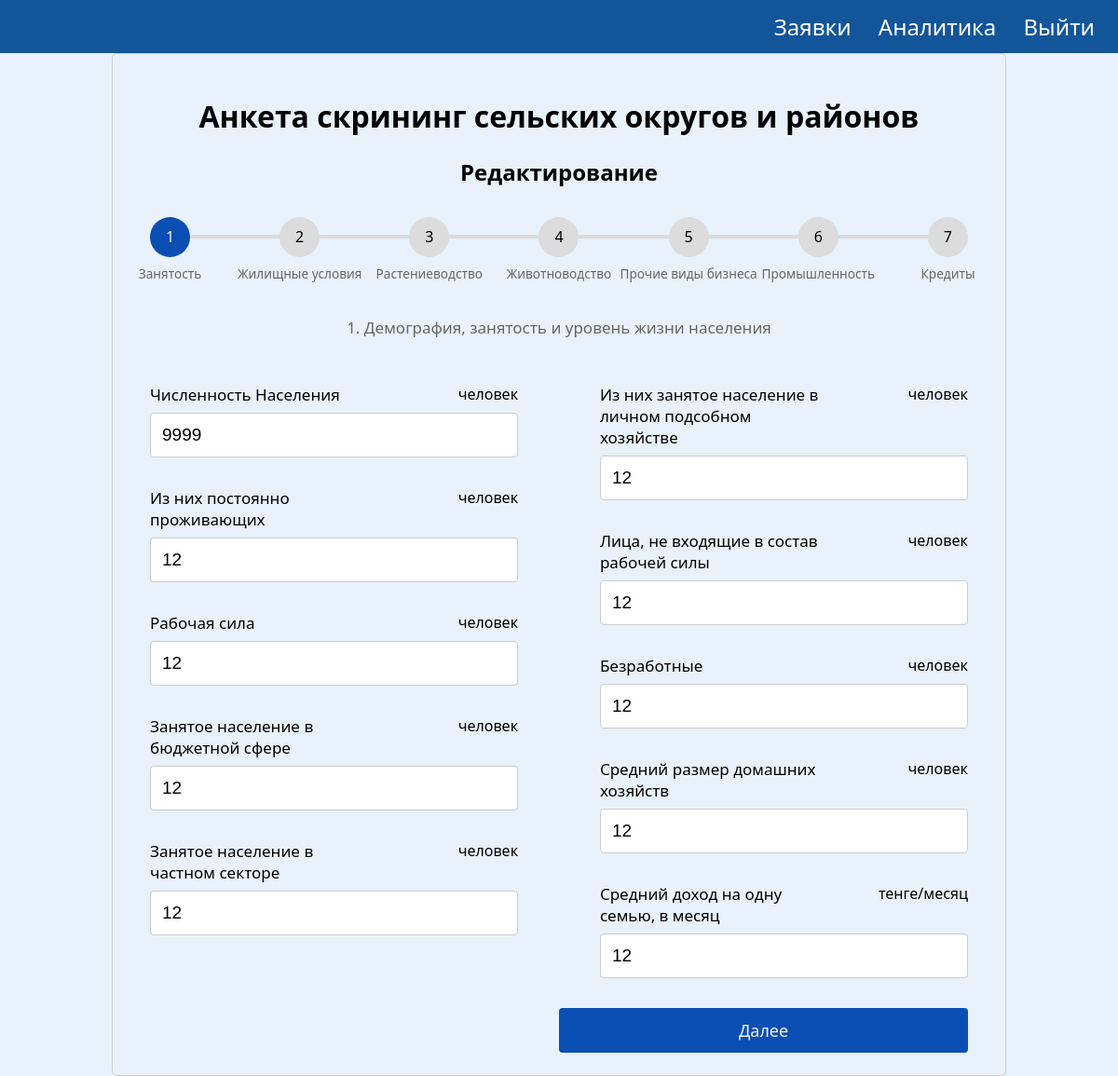
The app's page /account/3/edit (signed in) with its own data.
### app/models.py (models this page shows)
class Form(db.Model):
   id = db.Column(db.Integer, primary_key = True)
   user_id = db.Column(db.Integer, db.ForeignKey('user.id'))
   user = relationship("User",backref="forms")
   kato_2 = db.Column(db.String(1024))
   kato_2_name = db.Column(db.String(1024))
   kato_4 = db.Column(db.String(1024))
   kato_4_name = db.Column(db.String(1024))
   kato_6 = db.Column(db.String(1024))
   kato_6_name = db.Column(db.String(1024))
   form_year = db.Column(db.String(1024))
   labour_population = db.Column(db.Integer)
   labour_constant_population = db.Column(db.Integer)
   labour_labour = db.Column(db.Integer)
   labour_government_workers = db.Column(db.Integer)
   labour_private_labour = db.Column(db.Integer)
   labour_private_ogorod = db.Column(db.Integer)
   labour_total_econ_inactive_population = db.Column(db.Integer)
   labour_unemployed = db.Column(db.Integer)
   labour_household_size = db.Column(db.Integer)
   labour_average_income_family = db.Column(db.Integer)
   house_total_dvor = db.Column(db.Integer)
   house_zaselen_dvor = db.Column(db.Integer)
   dh_count = db.Column(db.Integer)
   dx_number_ogorodov = db.Column(db.Integer)
   dx_cx_land = db.Column(db.Numeric(30, 2))
   dx_pashnya = db.Column(db.Numeric(30, 2))
   dx_mnogoletnie = db.Column(db.Numeric(30, 2))
   dx_zelej = db.Column(db.Numeric(30, 2))
   dx_pastbishe = db.Column(db.Numeric(30, 2))
   dx_senokosy = db.Column(db.Numeric(30, 2))
   dx_ogorody = db.Column(db.Numeric(30, 2))
   dx_sad = db.Column(db.Numeric(30, 2))
   dx_urojai = db.Column(db.Numeric(30, 2))
   dx_cucumber = db.Column(db.Numeric(30, 2))
   dx_tomato = db.Column(db.Numeric(30, 2))
   dx_potato = db.Column(db.Numeric(30, 2))
   dx_kapusta = db.Column(db.Numeric(30, 2))
   dx_carrot = db.Column(db.Numeric(30, 2))
   dx_svekla = db.Column(db.Numeric(30, 2))
   dx_sweet_peper = db.Column(db.Numeric(30, 2))
   dx_baklajan = db.Column(db.Numeric(30, 2))
   dx_kabachek = db.Column(db.Numeric(30, 2))
   dx_onion = db.Column(db.Numeric(30, 2))
   dx_chesnok = db.Column(db.Numeric(30, 2))
   dx_redis = db.Column(db.Numeric(30, 2))
   dx_korm = db.Column(db.Numeric(30, 2))
   dx_fruits = db.Column(db.Numeric(30, 2))
   kx_amount = db.Column(db.Integer)
   kz_cx_land = db.Column(db.Numeric(30, 2))
   kx_pansya = db.Column(db.Numeric(30, 2))
   kx_mnogoletnie = db.Column(db.Numeric(30, 2))
   kx_zelej = db.Column(db.Numeric(30, 2))
   kx_pastbishe = db.Column(db.Numeric(30, 2))
   kx_senokosy = db.Column(db.Numeric(30, 2))
   kx_urojai = db.Column(db.Numeric(30, 2))
   kx_zerno = db.Column(db.Numeric(30, 2))
   kx_rice = db.Column(db.Numeric(30, 2))
   kx_maslichnye = db.Column(db.Numeric(30, 2))
   kx_korm = db.Column(db.Numeric(30, 2))
   kx_mnogoletnie_derevo = db.Column(db.Numeric(30, 2))
   kz_cx_land_reserve = db.Column(db.Numeric(30, 2))
   kx_pansya_reserve = db.Column(db.Numeric(30, 2))
   kx_mnogoletnie_reserve = db.Column(db.Numeric(30, 2))
   kx_zelej_reserve = db.Column(db.Numeric(30, 2))
   kx_pastbishe_reserve = db.Column(db.Numeric(30, 2))
   kx_senokosy_reserve = db.Column(db.Numeric(30, 2))
   infrastructure_polivochnaya_sistema_ = db.Column(db.Integer)
   infrastructure_polivochnaya_sistema_isused = db.Column(db.Integer)
   infrastructure_polivy = db.Column(db.Numeric(30, 2))
   infrastructure_mtm = db.Column(db.Integer)
   infrastructure_mtm_isused = db.Column(db.Integer)
   infrastructure_slad = db.Column(db.Integer)
   infrastructure_slad_isused = db.Column(db.Integer)
   infrastructure_garage = db.Column(db.Integer)
   infrastructure_garage_isused = db.Column(db.Integer)
   infrastructure_cycsterny = db.Column(db.Integer)
   infrastructure_cycsterny_isused = db.Column(db.Integer)
   infrastructure_transformator = db.Column(db.Integer)
   infrastructure_transformator_isused = db.Column(db.Integer)
   specialization_rastenivodstvo = db.Column(db.String(1024))
   animal_dvor = db.Column(db.Integer)
   animal_skot_bird = db.Column(db.Integer)
   animal_cx_land = db.Column(db.Numeric(30, 2))
   animal_pashnya = db.Column(db.Numeric(30, 2))
   animal_mnogolet = db.Column(db.Numeric(30, 2))
   animal_zalej = db.Column(db.Numeric(30, 2))
   animal_pastbisha = db.Column(db.Numeric(30, 2))
   animal_senokos = db.Column(db.Numeric(30, 2))
   animal_ogorod = db.Column(db.Numeric(30, 2))
   animal_sad = db.Column(db.Numeric(30, 2))
   animal_krs_milk = db.Column(db.Integer)
   animal_krs_meat = db.Column(db.Integer)
   animal_sheep = db.Column(db.Integer)
   animal_kozel = db.Column(db.Integer)
   animal_horse = db.Column(db.Integer)
   animal_camel = db.Column(db.Integer)
   animal_pig = db.Column(db.Integer)
   animal_chicken = db.Column(db.Integer)
   animal_gusi = db.Column(db.Integer)
   animal_duck = db.Column(db.Integer)
   animal_induk = db.Column(db.Integer)
   animal_mik_total = db.Column(db.Numeric(30, 2))
   animal_milk_cow = db.Column(db.Numeric(30, 2))
   animal_milkrate_cow = db.Column(db.Numeric(30, 2))
   animal_mil_kozel = db.Column(db.Numeric(30, 2))
   animal_milrate_kozel = db.Column(db.Numeric(30, 2))
   animal_milk_horse = db.Column(db.Numeric(30, 2))
   animal_milkrate_horse = db.Column(db.Numeric(30, 2))
   animal_milk_camel = db.Column(db.Numeric(30, 2))
   animal_milkrate_camel = db.Column(db.Numeric(30, 2))
   animal_meat_total = db.Column(db.Numeric(30, 2))
   animal_meat_cow = db.Column(db.Numeric(30, 2))
   animal_meat_sheep = db.Column(db.Numeric(30, 2))
   animal_meat_horse = db.Column(db.Numeric(30, 2))
   animal_meat_pig = db.Column(db.Numeric(30, 2))
   animal_meat_camel = db.Column(db.Numeric(30, 2))
   animal_meat_chicken = db.Column(db.Numeric(30, 2))
   animal_meat_duck = db.Column(db.Numeric(30, 2))
   animal_meat_gusi = db.Column(db.Numeric(30, 2))
   animal_egg_total = db.Column(db.Integer)
   animal_egg_chicken = db.Column(db.Integer)
   animal_egg_gusi = db.Column(db.Integer)
   animal_egg_perepel = db.Column(db.Integer)
   animal_transformator = db.Column(db.Integer)
   animal_transformator_isused = db.Column(db.Integer)
   specialization_animal = db.Column(db.String(1024))
   noncx_sto = db.Column(db.Integer)
   noncx_sto_needs = db.Column(db.Integer)
   noncx_kindergarden = db.Column(db.Integer)
   noncx_kindergarden_needs = db.Column(db.Integer)
   noncx_souvenier = db.Column(db.Integer)
   noncx_souvenier_needs = db.Column(db.Integer)
   noncx_pc_service = db.Column(db.Integer)
   noncx_pc_service_needs = db.Column(db.Integer)
   noncx_store = db.Column(db.Integer)
   noncx_store_needs = db.Column(db.Integer)
   noncx_remont_bytovoi_tech = db.Column(db.Integer)
   noncx_remont_bytovoi_tech_needs = db.Column(db.Integer)
   noncx_metal = db.Column(db.Integer)
   noncx_metal_needs = db.Column(db.Integer)
   noncx_accounting = db.Column(db.Integer)
   noncx_accounting_needs = db.Column(db.Integer)
   noncx_photo = db.Column(db.Integer)
   noncx_photo_needs = db.Column(db.Integer)
   noncx_turism = db.Column(db.Integer)
   noncx_turism_needs = db.Column(db.Integer)
   noncx_rent = db.Column(db.Integer)
   noncx_rent_needs = db.Column(db.Integer)
   noncx_cargo = db.Column(db.Integer)
   noncx_cargo_needs = db.Column(db.Integer)
   noncx_massage = db.Column(db.Integer)
   noncx_massage_needs = db.Column(db.Integer)
   noncx_foodcourt = db.Column(db.Integer)
   noncx_foodcourt_needs = db.Column(db.Integer)
   noncx_cleaning = db.Column(db.Integer)
   noncx_cleaning_needs = db.Column(db.Integer)
   noncx_beuty = db.Column(db.Integer)
   noncx_beuty_needs = db.Column(db.Integer)
   noncx_carwash = db.Column(db.Integer)
   noncx_carwash_needs = db.Column(db.Integer)
   noncx_atelie = db.Column(db.Integer)
   noncx_atelie_needs = db.Column(db.Integer)
   noncx_others = db.Column(db.Integer)
   noncx_others_needs = db.Column(db.Integer)
   noncx_stroika = db.Column(db.Integer)
   noncx_stroika_needs = db.Column(db.Integer)
   noncx_mebel = db.Column(db.Integer)
   noncx_mebel_needs = db.Column(db.Integer)
   noncx_stroi_material = db.Column(db.Integer)
   noncx_stroi_material_needs = db.Column(db.Integer)
   noncx_svarka = db.Column(db.Integer)
   noncx_svarka_needs = db.Column(db.Integer)
   noncx_woodworking = db.Column(db.Integer)
   noncx_woodworking_needs = db.Column(db.Integer)
   noncx_others_uslugi = db.Column(db.Integer)
   noncx_others_needs_uslugi = db.Column(db.Integer)
   manufacture_milk = db.Column(db.Numeric(30, 2))
   manufacture_milk_needs = db.Column(db.Numeric(30, 2))
   manufacture_meat = db.Column(db.Numeric(30, 2))
   manufacture_meat_needs = db.Column(db.Numeric(30, 2))
   manufacture_vegetables = db.Column(db.Numeric(30, 2))  # Corrected typo
   manufacture_vegetables_needs = db.Column(db.Numeric(30, 2))  # Corrected typo
   manufacture_mayo = db.Column(db.Numeric(30, 2))
   manufacture_mayo_needs = db.Column(db.Numeric(30, 2))
   manufacture_fish = db.Column(db.Numeric(30, 2))
   manufacture_fish_needs = db.Column(db.Numeric(30, 2))
   manufacture_choco = db.Column(db.Numeric(30, 2))
   manufacture_choco_needs = db.Column(db.Numeric(30, 2))
   manufacture_beer = db.Column(db.Numeric(30, 2))
   manufacture_beer_needs = db.Column(db.Numeric(30, 2))
   manufacture_vodka = db.Column(db.Numeric(30, 2))
   manufacture_vodka_needs = db.Column(db.Numeric(30, 2))
   manufacture_honey = db.Column(db.Numeric(30, 2))
   manufacture_honey_needs = db.Column(db.Numeric(30, 2))
   manufacture_polufabricat = db.Column(db.Numeric(30, 2))
   manufacture_polufabricat_needs = db.Column(db.Numeric(30, 2))
   manufacture_bread = db.Column(db.Numeric(30, 2))
   manufacture_bread_needs = db.Column(db.Numeric(30, 2))
   manufacture_others = db.Column(db.Numeric(30, 2))
   manufacture_others_needs = db.Column(db.Numeric(30, 2))
   credit_amount = db.Column(db.Integer)
   credit_total = db.Column(db.Integer)
   credit_average_total = db.Column(db.Integer)
   credit_zalog = db.Column(db.Numeric(30, 2))
   modified_date = db.Column(db.DateTime(timezone=True), default=datetime.now(timezone(timedelta(hours=6))), onupdate=datetime.now(timezone(timedelta(hours=6))))
   creation_date = db.Column(db.DateTime(timezone=True), default=datetime.now(timezone(timedelta(hours=6))))

### app/routes.py (the view, shortened to what this page needs)
@app.route('/account/<int:id>/edit', methods=['POST', 'GET'])
@login_required
def edit_form(id):
    formdata = Form.query.filter_by(id=id).first()
    form = FormDataForm(obj=formdata)
    if request.method == 'GET':
        return render_template('edit_form.html', form=form, user=current_user, measurement_units=measurement_units, formdata=formdata)

### app/models.py (called while the page is built)
@login_manager.user_loader
def load_user(user_id):
   return User.query.get(int(user_id))

### app/templates/edit_form.html (shortened to what this page needs)
{% extends "base.html" %} {% block title %}Форма отчетности МСХ{% endblock %}
{% block content %}
<link rel="stylesheet" href="{{ url_for('static', filename='ms_form.css') }}" />
<body>
  <form action="#" class="form" method="POST">
    <h1 class="text-center">Анкета скрининг сельских округов и районов</h1>
    <h2 class="text-center">Редактирование</h2>
    <div class="progressbar">
      <div class="progress-step progress-step-active" data-title="Занятость"></div>
      <div class="progress-step" data-title="Жилищные условия"></div>
      <div class="progress-step" data-title="Растениеводство"></div>
      <div class="progress-step" data-title="Животноводство"></div>
      <div class="progress-step" data-title="Прочие виды бизнеса"></div>
      <div class="progress-step" data-title="Промышленность"></div>
      <div class="progress-step" data-title="Кредиты"></div>
    </div>
    <div class="form-step form-step-active">
      <p class="step-title">1. Демография, занятость и уровень жизни населения</p>
      <div class="input-columns">
        <div class="subform">
          <div class="input-group">
            <div class="label">
              {{ form.labour_population.label }}
              {{ measurement_units['human'] }}
            </div>
            {{ form.labour_population }}
          </div>
          <div class="input-group">
            <div class="label">
              {{ form.labour_constant_population.label }}
              {{ measurement_units['human'] }}
            </div>
            {{ form.labour_constant_population }}
          </div>
          <div class="input-group">
            <div class="label">
              {{ form.labour_labour.label }}
              {{ measurement_units['human'] }}
            </div>
            {{ form.labour_labour }}
          </div>
          <div class="input-group">
            <div class="label">
              {{ form.labour_government_workers.label }}
              {{ measurement_units['human'] }}
            </div>
            {{ form.labour_government_workers }}
          </div>
          <div class="input-group">
            <div class="label">
              {{ form.labour_private_labour.label }}
              {{ measurement_units['human'] }}
            </div>
            {{ form.labour_private_labour }}
          </div>
        </div>
        <div class="subform">
          <div class="input-group">
            <div class="label">
              {{ form.labour_private_ogorod.label }}
              {{ measurement_units['human'] }}
            </div>
            {{ form.labour_private_ogorod }}
          </div>
          <div class="input-group">
            <div class="label">
              {{ form.labour_total_econ_inactive_population.label }}
              {{ measurement_units['human'] }}
            </div>
            {{ form.labour_total_econ_inactive_population }}
          </div>
          <div class="input-group">
            <div class="label">
              {{ form.labour_unemployed.label }}
              {{ measurement_units['human'] }}
            </div>
            {{ form.labour_unemployed }}
          </div>
          <div class="input-group">
            <div class="label">
              {{ form.labour_household_size.label }}
              {{ measurement_units['human'] }}
            </div>
            {{ form.labour_household_size }}
          </div>
          <div class="input-group">
            <div class="label">
              {{ form.labour_average_income_family.label }}
              {{ measurement_units['tg/m'] }}
            </div>
            {{ form.labour_average_income_family }}
          </div>
        </div>
      </div>
      <div class="">
        <a href="#" class="btn btn-next width-50 ml-auto">Далее</a>
      </div>
    </div>
  </form>
</body>
{% endblock %}

### app/static/base.css (style rules this page uses)
body { margin: 0; background-color: rgba(215, 231, 248, 0.53); font-family: Montserrat, "Segoe UI", Tahoma, Geneva, Verdana, sans-serif; }

### app/static/ms_form.css (style rules this page uses)
:root { --primary-color: rgb(11, 78, 179); }
*, *::before, *::after { box-sizing: border-box; }
body { font-family: Montserrat, "Segoe UI", Tahoma, Geneva, Verdana, sans-serif; margin: 0; display: grid; place-items: center; min-height: 100vh; }
label { display: block; margin-bottom: 0.5rem; width: 60%; }
.label { display: flex; width: 100%; justify-content: space-between; }
input { display: block; font-size: 19px; width: 100%; padding: 0.75rem; border: 1px solid #ccc; border-radius: 0.25rem; }
label { font-size: 17px; }
.width-50 { width: 50%; }
.ml-auto { margin-left: auto; }
.text-center { text-align: center; }
.progressbar { position: relative; display: flex; justify-content: space-between; counter-reset: step; margin: 2rem 0 4rem; }
.progressbar::before, .progress { content: ""; position: absolute; top: 50%; transform: translateY(-50%); height: 4px; width: 100%; background-color: #dcdcdc; z-index: -1; }
.progress-step { width: 2.6875rem; height: 2.6875rem; background-color: #dcdcdc; border-radius: 50%; display: flex; justify-content: center; align-items: center; }
.progress-step::before { counter-increment: step; content: counter(step); }
.progress-step::after { content: attr(data-title); position: absolute; top: calc(100% + 0.5rem); font-size: 0.85rem; color: #666; }
.progress-step-active { background-color: var(--primary-color); color: #f3f3f3; }
.step-title { text-align: center; font-size: 17px; color: #666; }
.form { width: 80%; max-width: 1200px; margin: 0 auto; border: 1px solid #ccc; border-radius: 0.35rem; padding: 1.5rem 2.5rem; }
.form-step { display: none; transform-origin: top; animation: animate 0.5s; }
.form-step-active { display: block; }
.input-columns { display: flex; justify-content: space-between; }
.subform { width: 45%; }
.input-group { margin: 2rem 0; }
.btn { padding: 0.75rem; font-size: 18px; display: block; text-decoration: none; background-color: var(--primary-color); color: #f3f3f3; text-align: center; border-radius: 0.25rem; cursor: pointer; transition: 0.3s; }

### records on screen
Form: labour_population "9999", labour_constant_population "12", labour_labour "12", labour_government_workers "12", labour_private_labour "12", labour_private_ogorod "12", labour_total_econ_inactive_population "12", labour_unemployed "12", labour_household_size "12", labour_average_income_family "12"

### other values on screen
{{ measurement_units['human'] }} "человек"
{{ measurement_units['tg/m'] }} "тенге/месяц"
